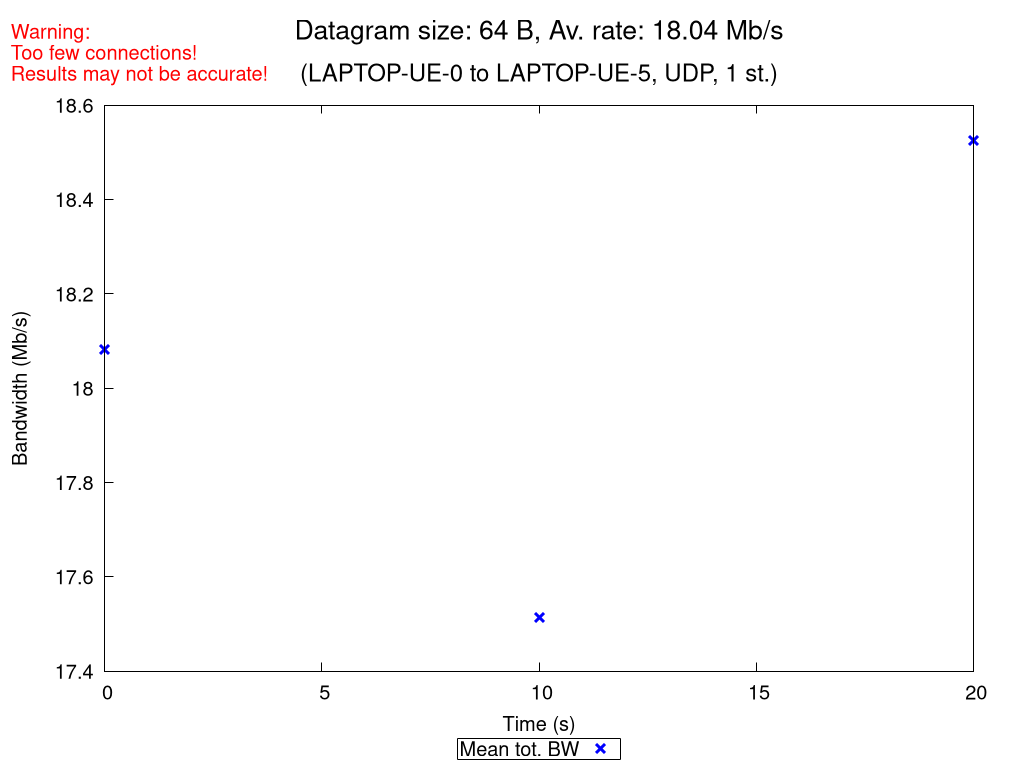

This figure's gnuplot source:
set terminal pngcairo nocrop enhanced size 1024,768 font "Verdana,15"
set output "UDP_1_st_2020_10_12_12-56-35_one2two_00064B.png"

set title "{/=20 Datagram size: 64 B, Av. rate: 18.04 Mb/s}\n\n{/=18 (LAPTOP-UE-0 to LAPTOP-UE-5, UDP, 1 st.)}"
set label "Warning:\nToo few connections!\nResults may not be accurate!" at screen 0.01, screen 0.96 tc rgb "red"

set xlabel "Time (s)"
set ylabel "Bandwidth (Mb/s)"
set ytics nomirror
set key bmargin center horizontal box samplen 1 width -1
set bmargin 4.6
set rmargin 4.5

rf = 1000000.0  # rate factor
set style fill transparent solid 0.2 noborder
set autoscale xfix
plot "UDP_1_st_2020_10_12_12-56-35_one2two_00064B_iperf_processed.dat" using 1:($2/rf-$3/rf):($2/rf+$3/rf) with filledcurves lc rgb "blue" notitle, \
     "" using 1:($2/rf) with points pt 2 ps 1.5 lw 3 lc rgb "blue" title "Mean tot. BW", \
